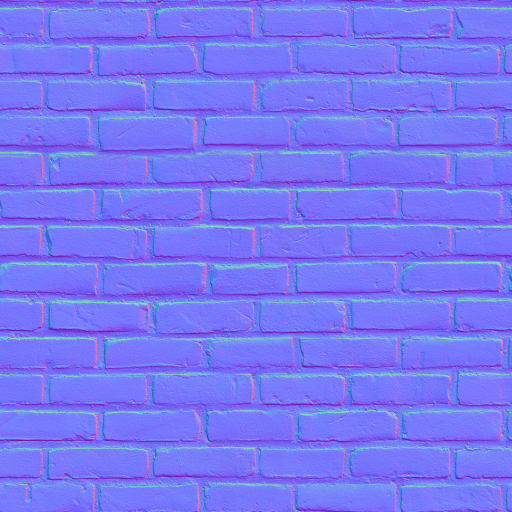
#> input picture brick_nor.png, 1024 x 1024 px, given in place of Bricks077_2K-JPG_Color.jpg, which was not available (shown at 1/2 size)
$ python make_pbr_tiles.py
#> lines starting #> are read from the running program, lines starting #| are printed output that depends on the picture; after the words box and inside, x2 and y2 are one past the last pixel; in counts of white or black regions, pixels touching at a corner belong together
from pathlib import Path
from PIL import Image,ImageDraw
import numpy as np,random
root=Path.home()/"Downloads"/"slingshot_quality_proof"/"physics_proof_v1"
inp=root/"brick_pbr_2k"
out=root/"wall_tiles"
out.mkdir(exist_ok=True)
paths={x:inp/("Bricks077_2K-JPG_"+name+".jpg") for x,name in {"color":"Color","rough":"Roughness","normal":"NormalGL"}.items()}
ims={k:Image.open(p).convert("RGB") for k,p in paths.items()}
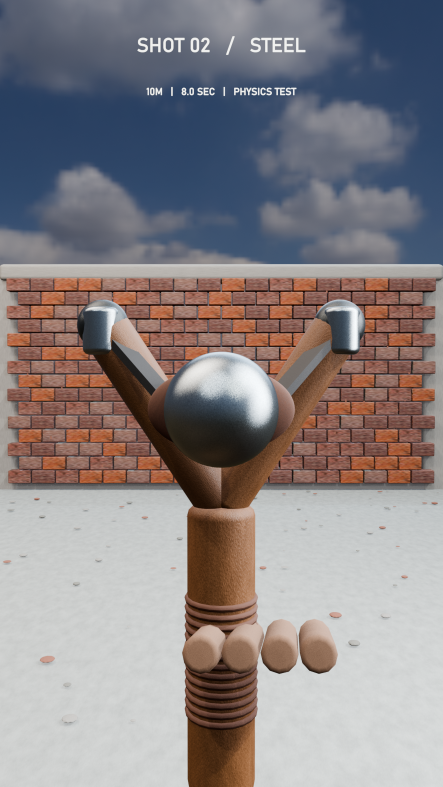
#> input picture hero_001.png, 885 x 1574 px, given in place of Bricks077_2K-JPG_Roughness.jpg, which was not available (shown at 1/2 size)
#> ims = 3 items
arr=np.asarray(ims["color"])
#> arr is the input picture: shape (1024, 1024, 3); mean R, G, B 119.3, 119.5, 244.1
H,W=arr.shape[:2]
#> H = 1024; W = 1024
rng=random.Random(110926)
w,h=92,42
choices=[]
for j in range(11000):
    x=rng.randrange(2,W-w-2);y=rng.randrange(2,H-h-2)
    patch=arr[y:y+h,x:x+w]
    rd=patch[:,:,0].astype("int16")-patch[:,:,1].astype("int16")
    brickmask=(rd>13) & (patch[:,:,0]>55)
    quality=float(brickmask.mean())
    if quality<.975:continue
    if np.std(patch[:,:,0])<5:continue
    if any(abs(x-x0)<w and abs(y-y0)<h for x0,y0 in choices):continue
    choices.append((x,y))
    if len(choices)>=20:break
#> this loop made 11000 passes
#> quality on passes 1 to 3: 0.248, 0.287, 0.357
#> pass 1, `patch=arr[y:y+h,x:x+w]`:
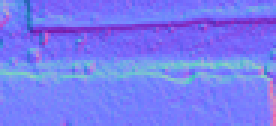
#> patch: shape (42, 92, 3) (shown 3 times larger); mean R, G, B 119.8, 122.7, 243.4
#> pass 1, `rd=patch[:,:,0].astype("int16")-patch[:,:,1].astype("int16")`:
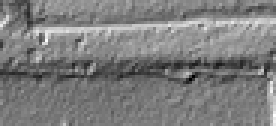
#> rd: shape (42, 92) int16 (shown 3 times larger); min -128, max 127, mean -2.9; drawn with min black and max white
#> pass 1, `brickmask=(rd>13) & (patch[:,:,0]>55)`:
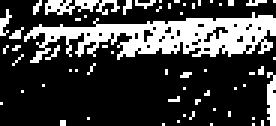
#> brickmask: shape (42, 92) bool (shown 3 times larger); 24.8% white; 59 white regions (56 under 20 px), largest, box (x1, y1, x2, y2) and area: (8, 4, 92, 21) 677, (15, 0, 40, 5) 72, (89, 24, 92, 42) 44
#> pass 2, `patch=arr[y:y+h,x:x+w]`:
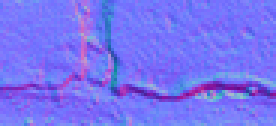
#> patch: shape (42, 92, 3) (shown 3 times larger); mean R, G, B 119.9, 115, 243.3
#> after the loop, choices = []
if len(choices)<8:
#> (the run stopped early here; a loop or call above may not have finished)
